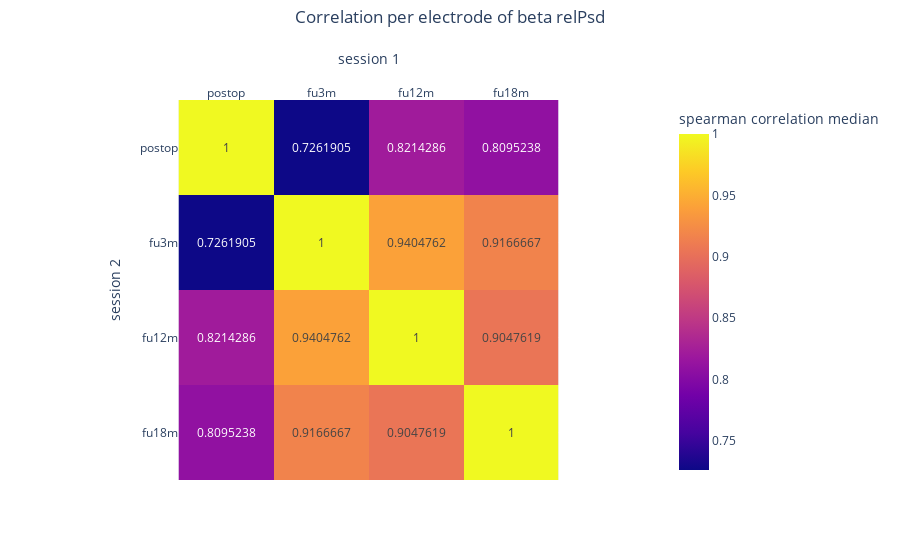

The cell this chart's notebook holds for it:
### Markdown cell above
## 3. Spearman correlation of monopolar beta power ranks along electrodes

### Code cell
# automatized method to plot heatmap of spearman correlation between sessions
monopol_spearman_correl = groupMonopol.monopol_psd_correlations_sessions(
    freqBand="beta",
    ranks_or_relPsd="relPsd",
    mean_or_median="median"
)

### Figure 1 — Plotly figure (JSON) as saved in the notebook; plotly's stock layout.template omitted (floating-point values rounded to 4 significant figures)
{"data": [{"coloraxis": "coloraxis", "hovertemplate": "session 1: %{x}<br>session 2: %{y}<br>spearman correlation median: %{z}<extra></extra>", "name": "0", "texttemplate": "%{z}", "type": "heatmap", "x": ["postop", "fu3m", "fu12m", "fu18m"], "xaxis": "x", "y": ["postop", "fu3m", "fu12m", "fu18m"], "yaxis": "y", "z": [[1, 0.7262, 0.8214, 0.8095], [0.7262, 1, 0.9405, 0.9167], [0.8214, 0.9405, 1, 0.9048], [0.8095, 0.9167, 0.9048, 1]]}], "layout": {"coloraxis": {"colorbar": {"title": {"text": "spearman correlation median"}}, "colorscale": [[0, "#0d0887"], [0.1111, "#46039f"], [0.2222, "#7201a8"], [0.3333, "#9c179e"], [0.4444, "#bd3786"], [0.5556, "#d8576b"], [0.6667, "#ed7953"], [0.7778, "#fb9f3a"], [0.8889, "#fdca26"], [1, "#f0f921"]]}, "title": {"text": "Correlation per electrode of beta relPsd", "x": 0.5, "xanchor": "center", "y": 0.98, "yanchor": "top"}, "xaxis": {"anchor": "y", "constrain": "domain", "domain": [0, 1], "scaleanchor": "y", "side": "top", "title": {"text": "session 1"}}, "yaxis": {"anchor": "x", "autorange": "reversed", "constrain": "domain", "domain": [0, 1], "title": {"text": "session 2"}}}}
